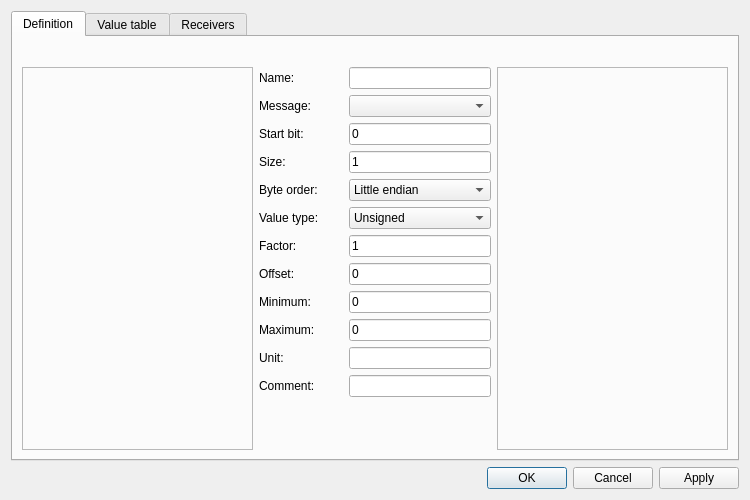
<?xml version="1.0" encoding="UTF-8"?>
<ui version="4.0">
 <class>CanSignalCreator</class>
 <widget class="QDialog" name="CanSignalCreator">
  <property name="geometry">
   <rect>
    <x>0</x>
    <y>0</y>
    <width>750</width>
    <height>500</height>
   </rect>
  </property>
  <property name="windowTitle">
   <string>Can Signal Creator</string>
  </property>
  <layout class="QGridLayout" name="gridLayout" rowstretch="8,0">
   <item row="1" column="0">
    <layout class="QHBoxLayout" name="horizontalLayout">
     <item>
      <widget class="QDialogButtonBox" name="buttonBox">
       <property name="orientation">
        <enum>Qt::Horizontal</enum>
       </property>
       <property name="standardButtons">
        <set>QDialogButtonBox::Apply|QDialogButtonBox::Cancel|QDialogButtonBox::Ok</set>
       </property>
      </widget>
     </item>
    </layout>
   </item>
   <item row="0" column="0">
    <widget class="QTabWidget" name="tabWidget_Receivers">
     <property name="currentIndex">
      <number>0</number>
     </property>
     <widget class="QWidget" name="tab">
      <attribute name="title">
       <string>Definition</string>
      </attribute>
      <layout class="QGridLayout" name="gridLayout_2" rowstretch="1" columnstretch="1,1,1">
       <property name="topMargin">
        <number>30</number>
       </property>
       <item row="0" column="1">
        <layout class="QFormLayout" name="formLayout">
         <property name="horizontalSpacing">
          <number>30</number>
         </property>
         <item row="0" column="0">
          <widget class="QLabel" name="label">
           <property name="text">
            <string>Name:</string>
           </property>
          </widget>
         </item>
         <item row="0" column="1">
          <widget class="QLineEdit" name="lineEdit_Name"/>
         </item>
         <item row="1" column="0">
          <widget class="QLabel" name="label_2">
           <property name="text">
            <string>Message:</string>
           </property>
          </widget>
         </item>
         <item row="2" column="0">
          <widget class="QLabel" name="label_3">
           <property name="text">
            <string>Start bit:</string>
           </property>
          </widget>
         </item>
         <item row="2" column="1">
          <widget class="QLineEdit" name="lineEdit_StartBit">
           <property name="text">
            <string>0</string>
           </property>
          </widget>
         </item>
         <item row="3" column="0">
          <widget class="QLabel" name="label_4">
           <property name="text">
            <string>Size:</string>
           </property>
          </widget>
         </item>
         <item row="3" column="1">
          <widget class="QLineEdit" name="lineEdit_Size">
           <property name="text">
            <string>1</string>
           </property>
          </widget>
         </item>
         <item row="6" column="0">
          <widget class="QLabel" name="label_5">
           <property name="text">
            <string>Factor:</string>
           </property>
          </widget>
         </item>
         <item row="6" column="1">
          <widget class="QLineEdit" name="lineEdit_Factor">
           <property name="text">
            <string>1</string>
           </property>
          </widget>
         </item>
         <item row="7" column="0">
          <widget class="QLabel" name="label_6">
           <property name="text">
            <string>Offset:</string>
           </property>
          </widget>
         </item>
         <item row="7" column="1">
          <widget class="QLineEdit" name="lineEdit_Offset">
           <property name="text">
            <string>0</string>
           </property>
          </widget>
         </item>
         <item row="8" column="0">
          <widget class="QLabel" name="label_7">
           <property name="text">
            <string>Minimum:</string>
           </property>
          </widget>
         </item>
         <item row="8" column="1">
          <widget class="QLineEdit" name="lineEdit_Minimum">
           <property name="text">
            <string>0</string>
           </property>
          </widget>
         </item>
         <item row="9" column="0">
          <widget class="QLabel" name="label_8">
           <property name="text">
            <string>Maximum:</string>
           </property>
          </widget>
         </item>
         <item row="9" column="1">
          <widget class="QLineEdit" name="lineEdit_Maximum">
           <property name="text">
            <string>0</string>
           </property>
          </widget>
         </item>
         <item row="10" column="0">
          <widget class="QLabel" name="label_9">
           <property name="text">
            <string>Unit:</string>
           </property>
          </widget>
         </item>
         <item row="10" column="1">
          <widget class="QLineEdit" name="lineEdit_Unit"/>
         </item>
         <item row="11" column="0">
          <widget class="QLabel" name="label_10">
           <property name="text">
            <string>Comment:</string>
           </property>
          </widget>
         </item>
         <item row="11" column="1">
          <widget class="QLineEdit" name="lineEdit_Comment"/>
         </item>
         <item row="4" column="0">
          <widget class="QLabel" name="label_11">
           <property name="text">
            <string>Byte order:</string>
           </property>
          </widget>
         </item>
         <item row="5" column="0">
          <widget class="QLabel" name="label_12">
           <property name="text">
            <string>Value type:</string>
           </property>
          </widget>
         </item>
         <item row="4" column="1">
          <widget class="QComboBox" name="comboBox_ByteOrder">
           <item>
            <property name="text">
             <string>Little endian</string>
            </property>
           </item>
           <item>
            <property name="text">
             <string>Big endian</string>
            </property>
           </item>
          </widget>
         </item>
         <item row="5" column="1">
          <widget class="QComboBox" name="comboBox_ValueType">
           <item>
            <property name="text">
             <string>Unsigned</string>
            </property>
           </item>
           <item>
            <property name="text">
             <string>Signed</string>
            </property>
           </item>
          </widget>
         </item>
         <item row="1" column="1">
          <widget class="QComboBox" name="comboBox_Message"/>
         </item>
        </layout>
       </item>
       <item row="0" column="0">
        <widget class="QFrame" name="frame">
         <property name="frameShape">
          <enum>QFrame::StyledPanel</enum>
         </property>
         <property name="frameShadow">
          <enum>QFrame::Raised</enum>
         </property>
        </widget>
       </item>
       <item row="0" column="2">
        <widget class="QFrame" name="frame_2">
         <property name="frameShape">
          <enum>QFrame::StyledPanel</enum>
         </property>
         <property name="frameShadow">
          <enum>QFrame::Raised</enum>
         </property>
        </widget>
       </item>
      </layout>
     </widget>
     <widget class="QWidget" name="tab_2">
      <attribute name="title">
       <string>Value table</string>
      </attribute>
      <layout class="QGridLayout" name="gridLayout_3">
       <item row="0" column="0">
        <widget class="QTableWidget" name="tableWidget_ValueTable">
         <property name="rowCount">
          <number>0</number>
         </property>
         <property name="columnCount">
          <number>2</number>
         </property>
         <attribute name="verticalHeaderVisible">
          <bool>false</bool>
         </attribute>
         <column>
          <property name="text">
           <string>Value</string>
          </property>
         </column>
         <column>
          <property name="text">
           <string>Description</string>
          </property>
         </column>
        </widget>
       </item>
       <item row="1" column="0">
        <layout class="QHBoxLayout" name="horizontalLayout_3">
         <property name="spacing">
          <number>30</number>
         </property>
         <item>
          <widget class="QFrame" name="frame_3">
           <property name="frameShape">
            <enum>QFrame::StyledPanel</enum>
           </property>
           <property name="frameShadow">
            <enum>QFrame::Raised</enum>
           </property>
          </widget>
         </item>
         <item>
          <widget class="QPushButton" name="pushButton_ValueTable_Add">
           <property name="text">
            <string>Add</string>
           </property>
          </widget>
         </item>
         <item>
          <widget class="QPushButton" name="pushButton_ValueTable_Remove">
           <property name="text">
            <string>Remove</string>
           </property>
          </widget>
         </item>
        </layout>
       </item>
      </layout>
     </widget>
     <widget class="QWidget" name="tab_3">
      <attribute name="title">
       <string>Receivers</string>
      </attribute>
      <layout class="QGridLayout" name="gridLayout_4">
       <item row="0" column="0">
        <widget class="QTableWidget" name="tableWidget_Receivers">
         <property name="columnCount">
          <number>2</number>
         </property>
         <attribute name="verticalHeaderVisible">
          <bool>false</bool>
         </attribute>
         <column>
          <property name="text">
           <string>Name</string>
          </property>
         </column>
         <column>
          <property name="text">
           <string>Address</string>
          </property>
         </column>
        </widget>
       </item>
       <item row="1" column="0">
        <layout class="QHBoxLayout" name="horizontalLayout_2">
         <property name="spacing">
          <number>30</number>
         </property>
         <item>
          <widget class="QFrame" name="frame_4">
           <property name="frameShape">
            <enum>QFrame::StyledPanel</enum>
           </property>
           <property name="frameShadow">
            <enum>QFrame::Raised</enum>
           </property>
          </widget>
         </item>
         <item>
          <widget class="QPushButton" name="pushButton_Receivers_Add">
           <property name="text">
            <string>Add</string>
           </property>
          </widget>
         </item>
         <item>
          <widget class="QPushButton" name="pushButton_Receivers_Remove">
           <property name="text">
            <string>Remove</string>
           </property>
          </widget>
         </item>
        </layout>
       </item>
      </layout>
     </widget>
    </widget>
   </item>
  </layout>
 </widget>
 <resources/>
 <connections>
  <connection>
   <sender>buttonBox</sender>
   <signal>rejected()</signal>
   <receiver>CanSignalCreator</receiver>
   <slot>reject()</slot>
   <hints>
    <hint type="sourcelabel">
     <x>316</x>
     <y>260</y>
    </hint>
    <hint type="destinationlabel">
     <x>286</x>
     <y>274</y>
    </hint>
   </hints>
  </connection>
  <connection>
   <sender>buttonBox</sender>
   <signal>accepted()</signal>
   <receiver>CanSignalCreator</receiver>
   <slot>accept()</slot>
   <hints>
    <hint type="sourcelabel">
     <x>248</x>
     <y>254</y>
    </hint>
    <hint type="destinationlabel">
     <x>157</x>
     <y>274</y>
    </hint>
   </hints>
  </connection>
 </connections>
</ui>
